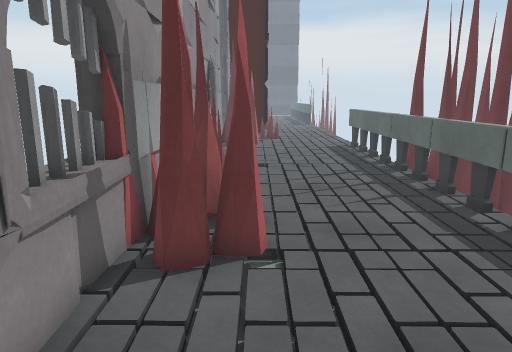
View 1 (above)

12 first-person views from a walk through a scene from a Unity 3-D project. The camera is 1.4 m above the floor, tilts 12° down and sees 70° across. The floor is counted in squares, 0.5 m on a side. Each view is taken from the middle of a square. On the plan, view 1 faces up. The plan holds only what a view shows up to about 20 squares ahead; the rest is blank. The place goes on beyond the plan. Some animated figures are left out. Door leaves are left out, so doorways stand open.

View 2
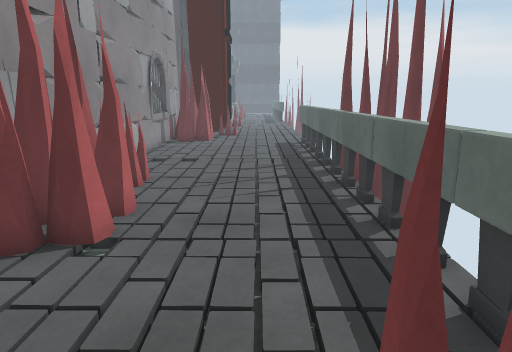

View 3
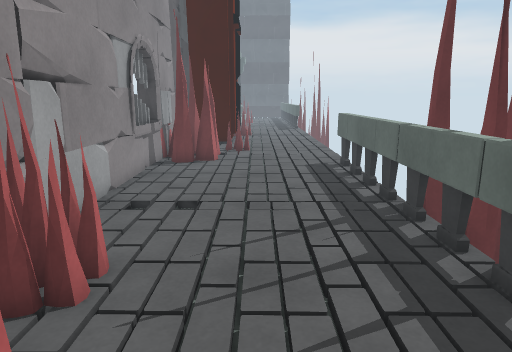

View 4
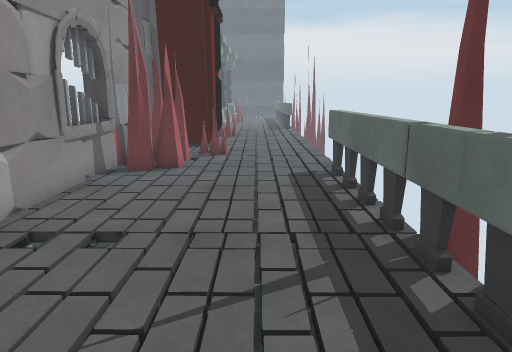

View 5
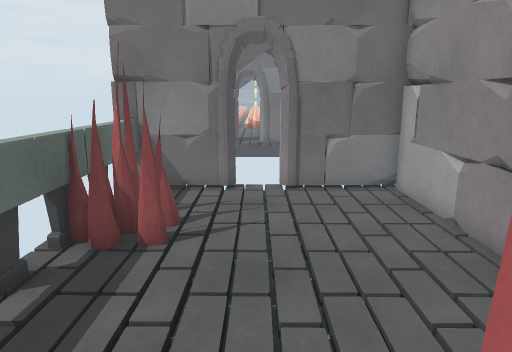

View 6
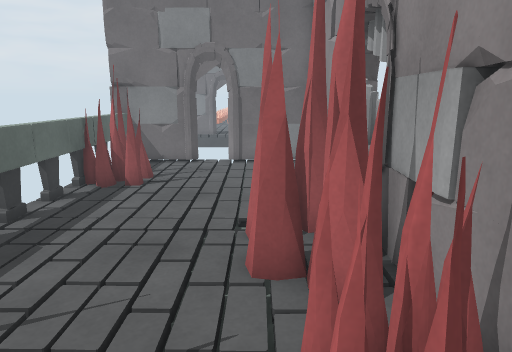

View 7
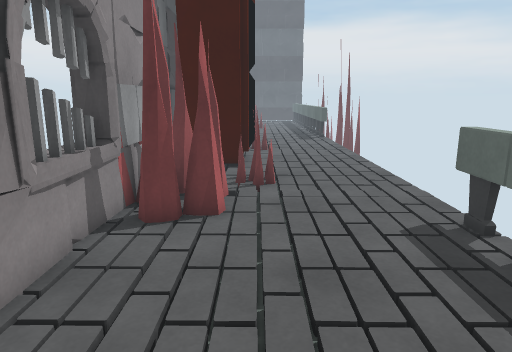

View 8
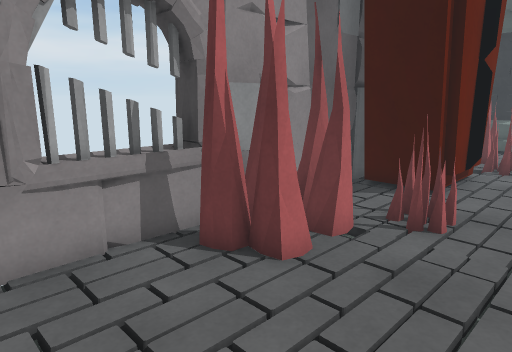

View 9
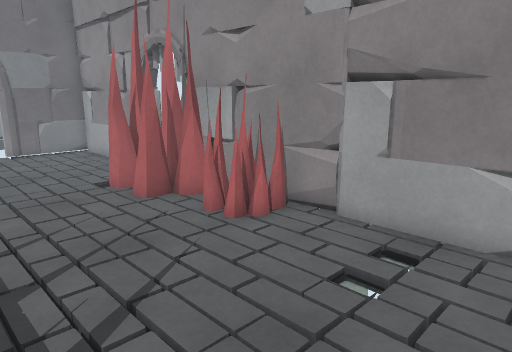

View 10
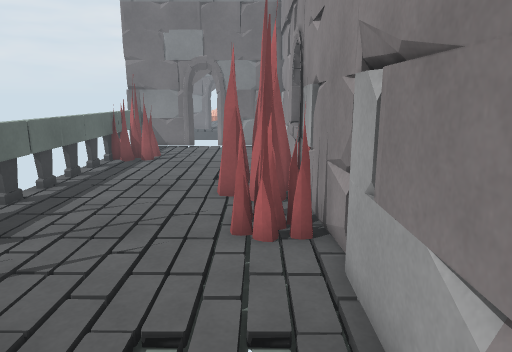

View 11
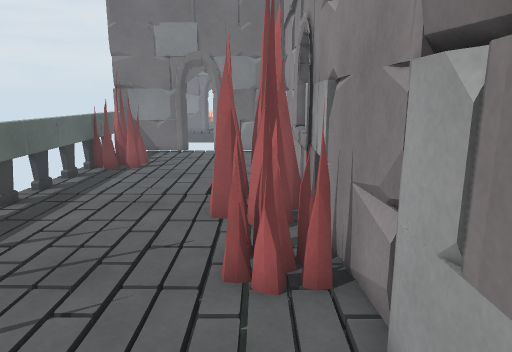

View 12
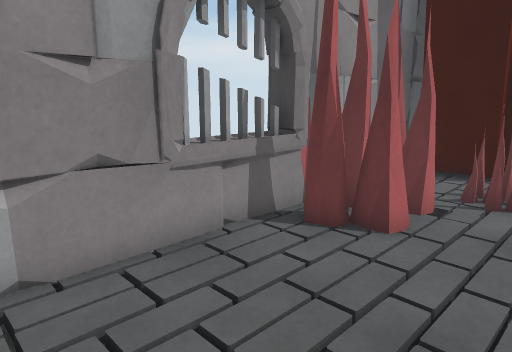

### Floor plan
Points are (right, up) in squares from view 1. A wall is a line through its corners. A room is listed if a view was taken in it or the views show most of it. See-through windows are left out.
Room 1 (views 1, 2, 3, 4, 5, 6, 7, 8, 9, 10, 11, 12)
walls: (-2.5, 13.4) (-2.4, 12.5); (-2.6, 14.5) (-2.4, 14); (-2.5, 15.2) (-2.8, 13.7); (-2.4, 10.2) (-2.5, 9.6) (-2.5, 9.2); (-2.6, 18.3) (-2.3, 16.9); (-2.5, 19.6) (-2.4, 19.4) (-2.5, 18.1); (-2.5, 19.7) (-2.4, 19.2); (-2.5, 6.6) (-2.5, -2.4); (-2.4, 3.8) (-2.4, 3.4); (-2.5, 3.8) (-2.4, 3.5) (-2.7, 1.1); (-2.5, 2.4) (-2.4, 1.5); (-2.3, 26) (-2.4, 25.5); (-2.5, 0.3) (-2.6, -1.8); (0.4, 29.5) (0.4, 28.8) (-2, 28.8); (-2.6, -1.3) (-2.4, -1.8); (2.9, -2.2) (4.2, -2.4); (2.7, -2.3) (6.4, -2.3); (3.4, -2.4) (4.7, -2.2); (0.7, 30.5) (0.7, 29.1); (5.2, -2.3) (6.3, -2.4); (-2.5, 30) (-2.5, 6.9) (-3.3, 6.9); (5.6, -2.5) (5.6, 22.4); (-2.8, -2.3) (1.1, -2.3)
low walls: (-2.4, 17.4) (-2.5, 16.7) (-2.4, 16); (-2.6, 17.8) (-2.7, 16.9); (-2.6, 1.2) (-2.4, 0.2); (0.7, 29.1) (-2, 29.1)
ways out: open door at (2, -2); gap at (1, 28); gap at (6, -1); gap at (6, 4); gap at (6, 6.5); gap at (6, 9); gap at (6, 13)
objects: spikes (-2, 6) to (0, 9); spikes (-2, 10) to (-1, 12); spikes (-2, 22) to (0, 26); spikes (1, 26) to (1, 27); spikes (4, 0) to (5, 2)

Where each view was taken, in squares from view 1:
view 1: 0 up, 0 right, facing up
view 2: 0 up, 3 right, facing up
view 3: 6 up, 2 right, facing up
view 4: 9 up, 3 right, facing up
view 5: 9 up, 2 right, facing down
view 6: 14 up, 0 right, facing down
view 7: 14 up, 1 right, facing up
view 8: 18 up, 4 right, facing up-left
view 9: 18 up, 5 right, facing down-left
view 10: 19 up, 1 left, facing down
view 11: 17 up, 1 left, facing down
view 12: 16 up, 3 right, facing up-left
